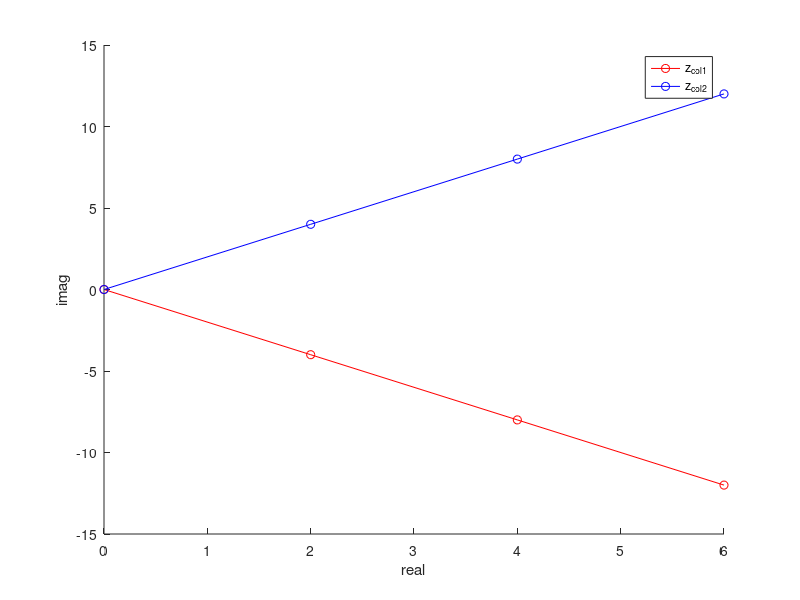

This chart was generated by the following MATLAB code: (Note: this script raises an error after producing the figure.)
close all;
clear all;

%% Task 1a)
% Q: What happens when we make x_row, x_col, x1, x2, and x3?

% HINT: In MATLAB 1D-arrays are either row (lying) or column (standing) vectors. Type x_row into the command window and press enter. What about x_col?

x_row = 0 : 2 : 6;
x_col = x_row.'; % flips from row to column (and column to row)

x1 = [1,2,3];
x2 = [1;2;3];
x3 = linspace(1,10,4);

%% Task 1b)
% Q: What is the difference?

% HINT: The fact that MATLAB separates between row and column vectors makes it important to be aware of pitfalls when, e.g., multiplying two arrays together. 
% How well do you remember your linear algebra? Some combinations output a matrix! 
% Keywords: inner product (dot product), outer product (sometimes: tensor product), element-wise product (Hadamard product).

a = x_row * x_col;
b = x_col * x_row;
c = x_row .* x_col;
d = x_row .* x_col';
e = x_row' .* x_col;

%% Task 1c)
% Q: What happens here?

% HINT: If you multiply an array with a complex number, all entries are also multiplied.

z_row = x_row + 2j*x_row;

%% Task 1d)
% Q: What happens, and why is there a difference?

% HINT: In MATLAB there is a difference between the transpose and the conjugate transpose. This can be hard to debug if you get it wrong the first time!

z_col1 = z_row'; % this is called "transpose"
z_col2 = z_row.'; % this is called "ctranspose"

figure(1); hold on; xlabel('real'); ylabel('imag')
plot(real(z_col1), imag(z_col1),'r-o', 'Displayname','z_{col1}')
plot(real(z_col2), imag(z_col2),'b-o', 'Displayname','z_{col2}')
legend


%% Task 2a)
% Q: This is one way to make a matrix. Give examples of other methods to 
%    make a 5x5 matrix and a 2x3 matrix with optional entires. 

% HINT: Matrices can be composed as rows of columns, or columns as rows (remember the difference between commas , and semicolons ;). 
% However, there are other methods that are often employed for structured matrices such as: ones(), eye(), magic(), diag().

A = nan(3,3);
A(1,:) = [1,1,1];
A(2,:) = [2,2,2];
A(3,:) = [3,3,3];

%% Task 2b)
% Q: How does this multidimensional array look, and why?
%    Can we "plot" B? How / why / why not?
%    What does size(B) tell us?

% HINT: In the next few modules we will find that the datasets in ultrasound imaging are multidimensional: (time x elements x transmit direction). This is one more dimension than matrices.
% In addition to using size() it is often useful to inspect the object or
% variable in the workspace. Try to double click on B to get a more detailed view once this section has been run.

B = repmat(A,[2 1 2]);

%% Task 2c)
% Q: What is the difference?

% HINT: Looking at the documentation is always useful: https://se.mathworks.com/help/matlab/ref/sum.html

sum1 = sum(B);
sum2 = sum(B,2);
sum3 = sum(B,3);
sum4 = sum(B, 'all');
sum5 = sum(sum(sum(B)));

%% Task 2d)
% Q: size(sum1) = 1 3 2. Explain what a "singleton dimension" is and
%    what the function "squeeze" does.

% No hints here :)

sum1_squeezed = squeeze(sum1);

%% OPTIONAL
% ginput(n) - This function lets you identify the coordinates of n points in a plot with the cursor. 
% Try to calculate the period of the sinusoid. Can you get close to T=3?

x = 0:0.1:10;
T = 3;
y = sin(2*pi/T*x);
plot(x,y); ylim([-2,2]); xlabel('x'); ylabel('y');
[px, py] = ginput(2);
disp( abs(px(2)-px(1)) )
